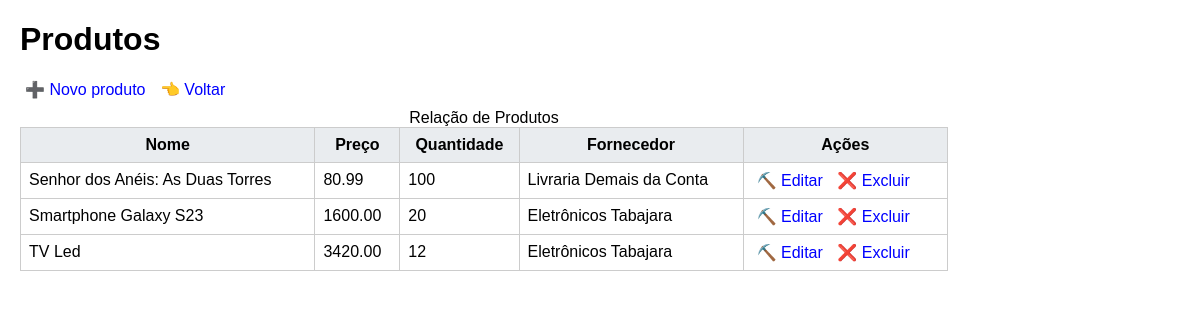
Page /produtos/listar.php on the earlier database version.
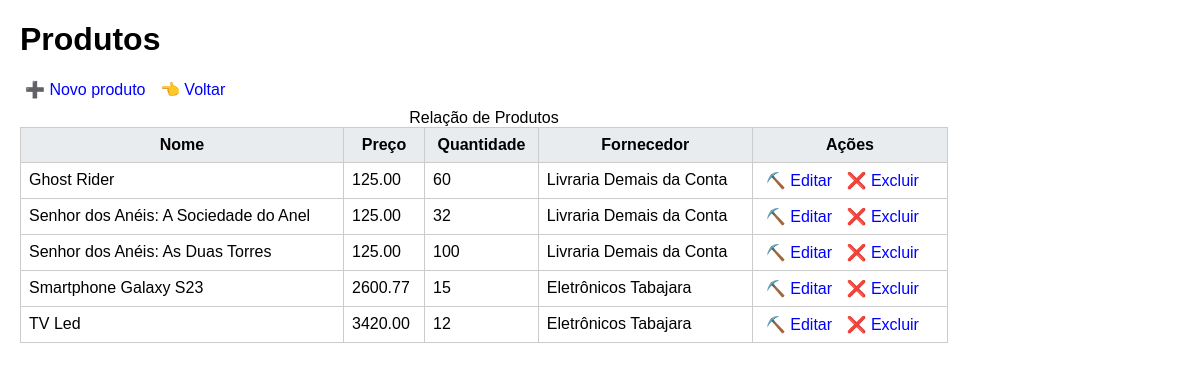
Same page on the later database version.
### tables this page shows
CREATE TABLE `produtos` (
  `id` int(11) NOT NULL,
  `nome` varchar(100) NOT NULL,
  `descricao` text DEFAULT NULL,
  `preco` decimal(10,2) NOT NULL,
  `quantidade` int(11) NOT NULL,
  `fornecedor_id` int(11) NOT NULL
);

CREATE TABLE `fornecedores` (
  `id` int(11) NOT NULL,
  `nome` varchar(100) NOT NULL
);

### src/produto_crud.php (called while the page is built, shortened)
<?php
function buscarProdutos($conexao)
{
    $sql = "SELECT
            produtos.id, produtos.nome AS nome_produto,
            produtos.preco, produtos.quantidade,
            fornecedores.nome AS nome_fornecedor
            FROM produtos JOIN fornecedores
            ON fornecedores.id = produtos.fornecedor_id
                -- tabela -- PK  --tabela       -- FK
            ORDER BY produtos.nome
            ";
    $consulta = $conexao->query($sql);
    return $consulta->fetchAll();
}

### produtos/listar.php (the view, shortened to what this page needs)
<?php
require_once "../src/produto_crud.php";
$produtos = buscarProdutos($conexao);
?>
<!DOCTYPE html>
<html lang="pt-br">
<head>
    <link rel="stylesheet" href="../css/estilos.css">
</head>
<body>
    <h1>Produtos</h1>
    <a href="inserir.php"> ➕ Novo produto</a>
    <a href="../index.php"> 👈 Voltar</a>
    <table>
        <caption>Relação de Produtos</caption>
        <tr>
            <th>Nome</th>
            <th>Preço</th>
            <th>Quantidade</th>
            <th>Fornecedor</th>
            <th>Ações</th>
        </tr>
        <tr>
            <?php foreach ($produtos as $produto): ?>
                <td> <?= $produto['nome_produto'] ?></td>
                <td><?= $produto['preco'] ?></td>
                <td><?= $produto['quantidade'] ?></td>
                <td><?= $produto['nome_fornecedor'] ?></td>
                <td>
                    <a href="editar.php?id=<?=$produto["id"]?>"> ⛏️ Editar</a>
                    <a class="excluir" href="excluir.php"> ❌ Excluir</a>
                </td>
        </tr>
    <?php endforeach; ?>
    </table>
</body>
</html>

Differences in the rows shown:
added produtos: nome "Ghost Rider", preco "125.00", quantidade "60", fornecedor.nome "Livraria Demais da Conta"
added produtos: nome "Senhor dos Anéis: A Sociedade do Anel", preco "125.00", quantidade "32", fornecedor.nome "Livraria Demais da Conta"
changed produtos "Senhor dos Anéis: As Duas Torres": preco "80.99" → "125.00"
changed produtos "Smartphone Galaxy S23": preco "1600.00" → "2600.77"; quantidade "20" → "15"
